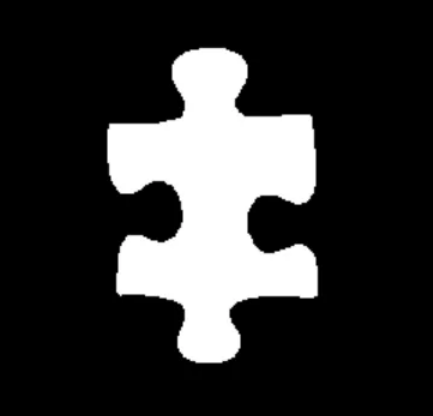
#> input picture testpiece.png, 433 x 416 px
$ python harris.py
#> lines starting #> are read from the running program, lines starting #| are printed output that depends on the picture; after the words box and inside, x2 and y2 are one past the last pixel; in counts of white or black regions, pixels touching at a corner belong together

import scipy.ndimage as ndimage
import numpy as np
import matplotlib.pyplot as plt
import matplotlib.image as mpimg
import cv2
import scipy
import math


img = cv2.imread("testpiece.png")
#> img is the input picture: shape (416, 433, 3); mean B, G, R 52.8, 52.8, 52.8

operatedImage = cv2.cvtColor(img, cv2.COLOR_BGR2GRAY)


operatedImage = np.float32(operatedImage)

dest = cv2.cornerHarris(operatedImage, 5, 5, 0.04)
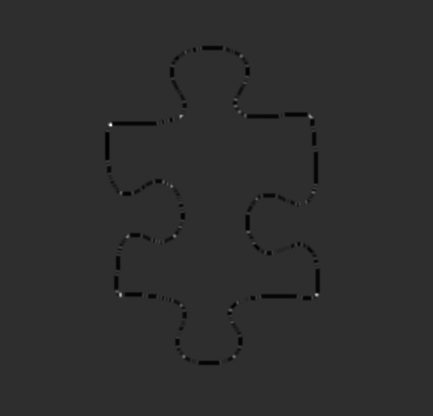
#> dest: shape (416, 433) float32; min -1.7e+09, max 7.62e+09, mean -19313504; drawn with min black and max white

dest = cv2.dilate(dest, None)

# img[dest > 0.01 * dest.max()]=[0, 0, 255]


def filter_corners(harris_res):
    threshold = .3

    data = harris_res.copy()

    data[data < threshold * harris_res.max()] = 0
    data_max_val = ndimage.maximum_filter(data, 5)
    data_maxima = (data == data_max_val)

    l_data, n_objs = ndimage.label(data_maxima)

    yx = np.array(ndimage.center_of_mass(data, l_data, range(1, n_objs + 1)))

    return yx[:, ::-1]


def fit_rect(xy):
    verbose = 0
    perp_angle_thresh = 20

    n = len(xy)

    dists = scipy.spatial.distance.cdist(xy, xy)

    dist_threshold = 30
    dists[dists < dist_threshold] = 0

    def find_angles(xy):
        angles = np.zeros((n, n))

        for i in range(n):
            for j in range(i + 1, n):
                pos_i, pos_j = xy[i], xy[j]

                if pos_i[0] == pos_j[0]:
                    theta = 90
                else:
                    theta = math.atan2(pos_j[1] - pos_i[1], pos_j[0] - pos_i[0]) * 180 / math.pi

                angles[i, j] = theta
                angles[j, i] = theta

        return angles

    angles = find_angles(xy)
    possible_rectangles = []

    def search_for_possible_rectangle(idx, prev_points=[]):

        curr_point = xy[idx]
        depth = len(prev_points)

        if depth == 0:
            right_points_idx = np.nonzero(np.logical_and(xy[:, 0] > curr_point[0], dists[idx] > 0))[0]

            if verbose >= 2:
                print ('point', idx, curr_point)

            for right_point_idx in right_points_idx:
                search_for_possible_rectangle(right_point_idx, [idx])

            if verbose >= 2:
                print

            return


        last_angle = angles[idx, prev_points[-1]]
        perp_angle = last_angle - 90
        if perp_angle < 0:
            perp_angle += 180

        if depth in (1, 2):

            if verbose >= 2:
                print('\t' * depth, 'point', idx, '- last angle', last_angle, '- perp angle', perp_angle)

            diff0 = np.abs(angles[idx] - perp_angle) <= perp_angle_thresh
            diff180_0 = np.abs(angles[idx] - (perp_angle + 180)) <= perp_angle_thresh
            diff180_1 = np.abs(angles[idx] - (perp_angle - 180)) <= perp_angle_thresh
            all_diffs = np.logical_or(diff0, np.logical_or(diff180_0, diff180_1))

            diff_to_explore = np.nonzero(np.logical_and(all_diffs, dists[idx] > 0))[0]

            if verbose >= 2:
                print('\t' * depth, 'diff0:', np.nonzero(diff0)[0], 'diff180:', np.nonzero(diff180)[0], 'diff_to_explore:', diff_to_explore)

            for dte_idx in diff_to_explore:
                if dte_idx not in prev_points: # unlickly to happen but just to be certain
                    next_points = prev_points[::]
                    next_points.append(idx)

                    search_for_possible_rectangle(dte_idx, next_points)

        if depth == 3:
            angle41 = angles[idx, prev_points[0]]

            diff0 = np.abs(angle41 - perp_angle) <= perp_angle_thresh
            diff180_0 = np.abs(angle41 - (perp_angle + 180)) <= perp_angle_thresh
            diff180_1 = np.abs(angle41 - (perp_angle - 180)) <= perp_angle_thresh
            dist = dists[idx, prev_points[0]] > 0

            if dist and (diff0 or diff180_0 or diff180_1):
                rect_points = prev_points[::]
                rect_points.append(idx)

                if verbose == 2:
                    print('We have a rectangle:', rect_points)

                already_present = False
                for possible_rectangle in possible_rectangles:
                    if set(possible_rectangle) == set(rect_points):
                        already_present = True
                        break

                if not already_present:
                    possible_rectangles.append(rect_points)

    if verbose >= 2:
        print('Coords')
        print(xy)
        print()
        print('Distances')
        print(dists)
        print()
        print('Angles')
        print(angles)
        print()

    for i in range(n):
        search_for_possible_rectangle(i)

    if len(possible_rectangles) == 0:
        return None

    def PolyArea(x,y):
        return 0.5*np.abs(np.dot(x,np.roll(y,1))-np.dot(y,np.roll(x,1)))

    areas = []
    rectangularness = []
    diff_angles = []

    for r in possible_rectangles:
        points = xy[r]
        areas.append(PolyArea(points[:, 0], points[:, 1]))

        mse = 0
        da = []
        for i1, i2, i3 in [(0, 1, 2), (1, 2, 3), (2, 3, 0), (3, 0, 1)]:
            diff_angle = abs(angles[r[i1], r[i2]] - angles[r[i2], r[i3]])
            da.append(abs(diff_angle - 90))
            mse += (diff_angle - 90) ** 2

        diff_angles.append(da)
        rectangularness.append(mse)


    areas = np.array(areas)
    rectangularness = np.array(rectangularness)

    scores = areas * scipy.stats.norm(0, 150).pdf(rectangularness)
    best_fitting_idxs = possible_rectangles[np.argmax(scores)]
    return xy[best_fitting_idxs]


xy = filter_corners(dest)
#> in filter_corners, `data[data < threshold * harris_res.max()] = 0`:
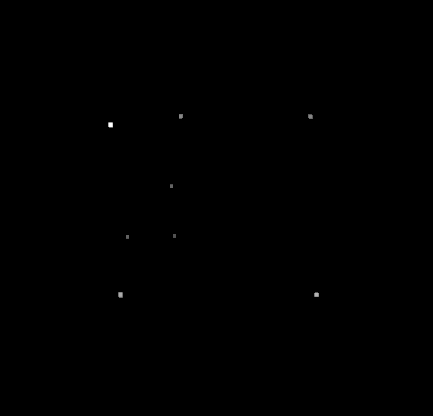
#> data: shape (416, 433) float32; min 0, max 7.62e+09, mean 3468500.8; drawn with min black and max white
#> in filter_corners, `data_maxima = (data == data_max_val)`:
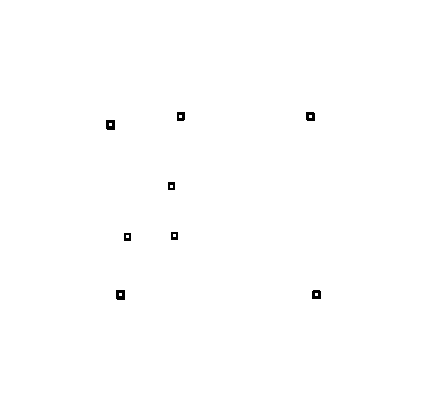
#> data_maxima: shape (416, 433) bool; 99.7% white; 8 black regions, largest, box (x1, y1, x2, y2) and area: (106, 120, 115, 130) 80, (116, 290, 125, 300) 80, (306, 112, 315, 121) 70
#> in filter_corners, `l_data, n_objs = ndimage.label(data_maxima)`:
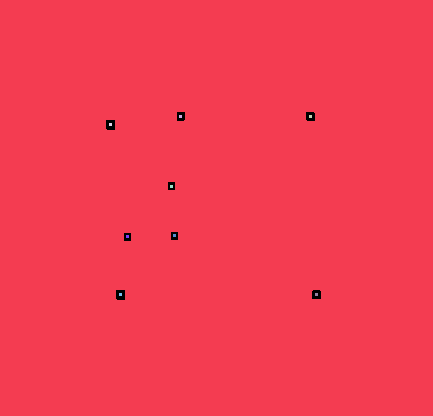
#> l_data: shape (416, 433) int32; 10 distinct labels, from 0 to 9; one colour per label, 0 black
#> in filter_corners, `l_data, n_objs = ndimage.label(data_maxima)`: n_objs = 9
#> in filter_corners, `yx = np.array(ndimage.center_of_mass(data, l_data, range(1, n_objs + 1..`: yx = [[nan, nan], [116, 180], [116, 310], [124, 110], [186, 171], [235, 174], [236, 127], [294, 120], [294, 316]]
#> xy = [[nan, nan], [180, 116], [310, 116], [110, 124], [171, 186], [174, 235], [127, 236], [120, 294], [316, 294]]
xy = np.round(xy).astype(np.int_)
#> xy = [[-9223372036854775808, -9223372036854775808], [180, 116], [310, 116], [110, 124], [171, 186], [174, 235], [127, 236], [120, 294], [316, 294]]

intersections = fit_rect(xy)
#> in fit_rect, `n = len(xy)`: n = 9
#> the loop in fit_rect, `for i in range(n):` made 9 passes

print(intersections)
#| [[310 116]
#|  [316 294]
#|  [120 294]
#|  [110 124]]


for point in intersections:
    img = cv2.circle(img, point, radius = 5, color = (0, 0, 255), thickness = -1)
#> this loop made 4 passes
#> pass 3, `img = cv2.circle(img, point, radius = 5, color = (0, 0, 255), thicknes..`:
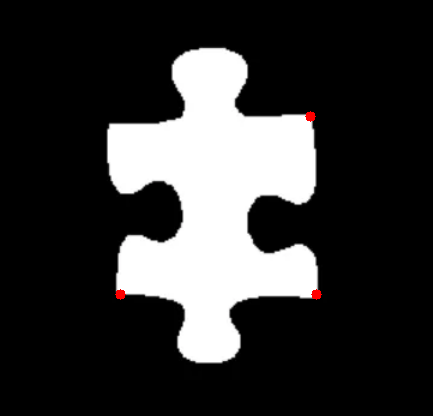
#> img: shape (416, 433, 3); mean B, G, R 52.6, 52.6, 53
#> after the loop: img: shape (416, 433, 3); 0.04% of pixels changed, all inside (x1, y1, x2, y2) = (105, 119, 116, 130)

cv2.imshow('Image with Borders', img)
cv2.waitKey(0)
